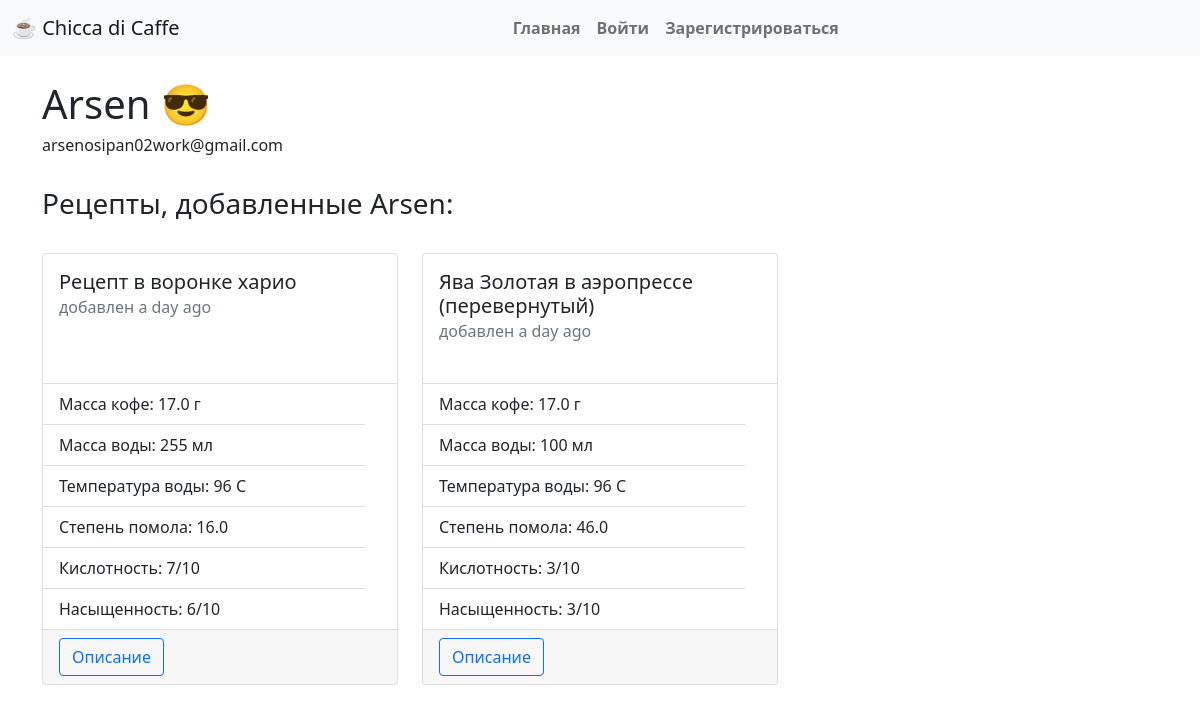
Page /user/1 on the committed database.
### app/models.py (models this page shows, shortened)
class User(UserMixin, db.Model):
    id = db.Column(db.Integer, primary_key=True)
    username = db.Column(db.String(32), index=True, unique=True)
    email = db.Column(db.String(120), index=True, unique=True)
    password_hash = db.Column(db.String(128))
    recipes = db.relationship('Recipe', backref='author', lazy='dynamic')

class Recipe(db.Model):
    title = db.Column(db.String(200), index=True, unique=True)
    id = db.Column(db.Integer, primary_key=True)
    timestamp = db.Column(db.DateTime, index=True, default=datetime.utcnow)
    user_id = db.Column(db.Integer, db.ForeignKey('user.id'))
    sort_id = db.Column(db.Integer, db.ForeignKey('sort.id'))
    coffee_mass = db.Column(db.Float)
    water_mass = db.Column(db.Integer)
    water_temp = db.Column(db.Integer)
    grinding = db.Column(db.Float)
    acidity = db.Column(db.Integer)
    tds = db.Column(db.Integer)
    body = db.Column(db.Text())

### app/routes.py (the view)
@app.route('/user/<user_id>')
def user(user_id):
    user = User.query.filter_by(id=user_id).first_or_404()
    recipes = Recipe.query.filter_by(user_id=user_id)
    return render_template('user.html', user=user, recipes=recipes, ADMIN_EMAILS=Config.ADMINS)

### app/templates/user.html (shortened to what this page needs)
{% extends 'base.html' %}
{% block app_content %}
    <h1>
        {{ user.username }}
        {% if user.email in ADMIN_EMAILS %}😎{% endif %}
    </h1>
    <h6 class="text_muted">{{ user.email }}</h6>
    <br>
    {% if recipes %}
    <h3>Рецепты, добавленные {{ user.username }}:</h3>
    <br>
    <div class="row">
        {% for recipe in recipes %}
            {% include 'recipe_card.html' %}
        {% endfor %}
    </div>
    {% endif %}
{% endblock %}

### app/templates/recipe_card.html
<div class="col-sm-4">
<div class="card" style="min-height: 27rem; margin-bottom: 1rem;">
    <div class="card-body">
        <h5 class="card-title">{{ recipe.title }}</h5>
        <h6 class="card-subtitle mb-2 text-muted">добавлен {{ moment(recipe.timestamp).fromNow() }}</h6>
    </div>
    <ul class="list-group list-group-flush">
        <li class="list-group-item">Масса кофе: {{ recipe.coffee_mass }} г</li>
        <li class="list-group-item">Масса воды: {{ recipe.water_mass }} мл</li>
        <li class="list-group-item">Температура воды: {{ recipe.water_temp }} C</li>
        <li class="list-group-item">Степень помола: {{ recipe.grinding }}</li>
        <li class="list-group-item">Кислотность: {{ recipe.acidity }}/10</li>
        <li class="list-group-item">Насыщенность: {{ recipe.tds }}/10</li>
    </ul>
    <div class="card-footer">
        <a href="{{ url_for('recipe', recipe_id=recipe.id) }}" class="btn btn-outline-primary">Описание</a>
    </div>
</div>
</div>

### rows in the picture
User: username "Arsen", email "arsenosipan02work@gmail.com"
Recipe: title "Рецепт в воронке харио", timestamp "a day ago", coffee_mass "17.0", water_mass "255", water_temp "96", grinding "16.0", acidity "7", tds "6"
Recipe: title "Ява Золотая в аэропрессе (перевернутый)", timestamp "a day ago", coffee_mass "17.0", water_mass "100", water_temp "96", grinding "46.0", acidity "3", tds "3"
